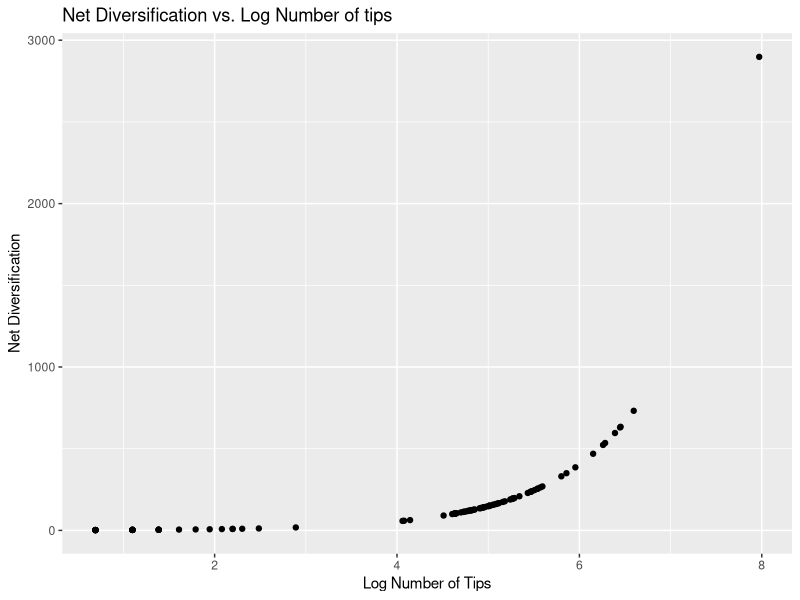
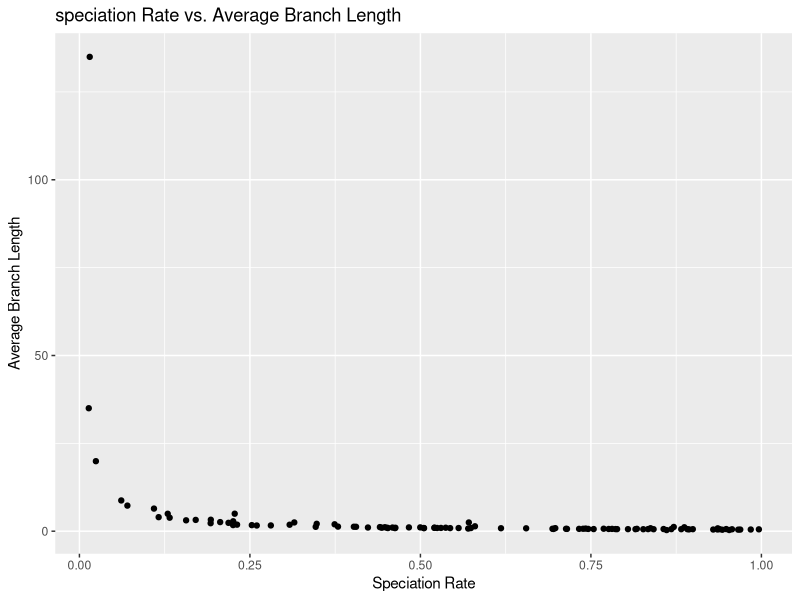
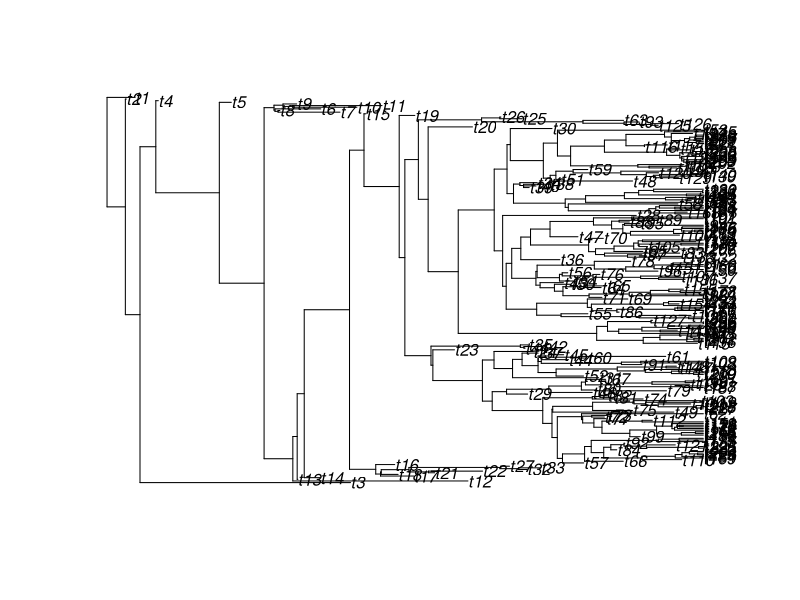
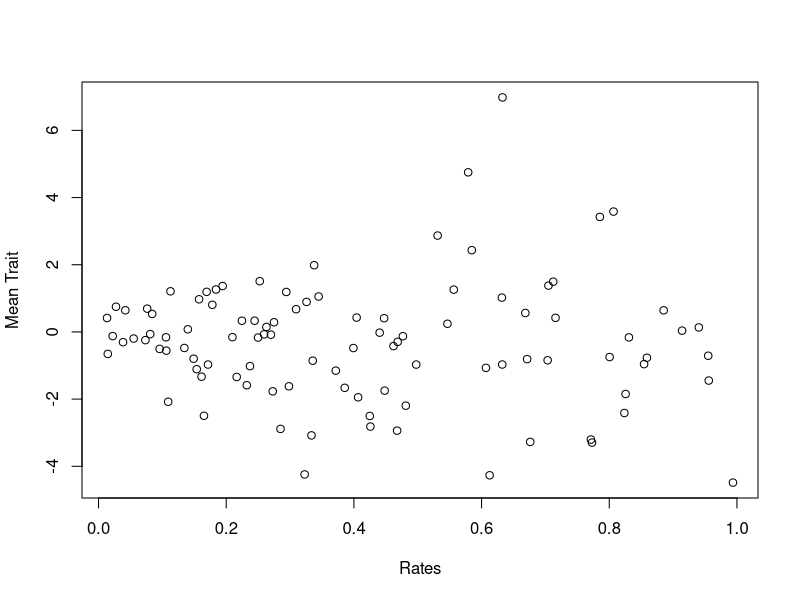
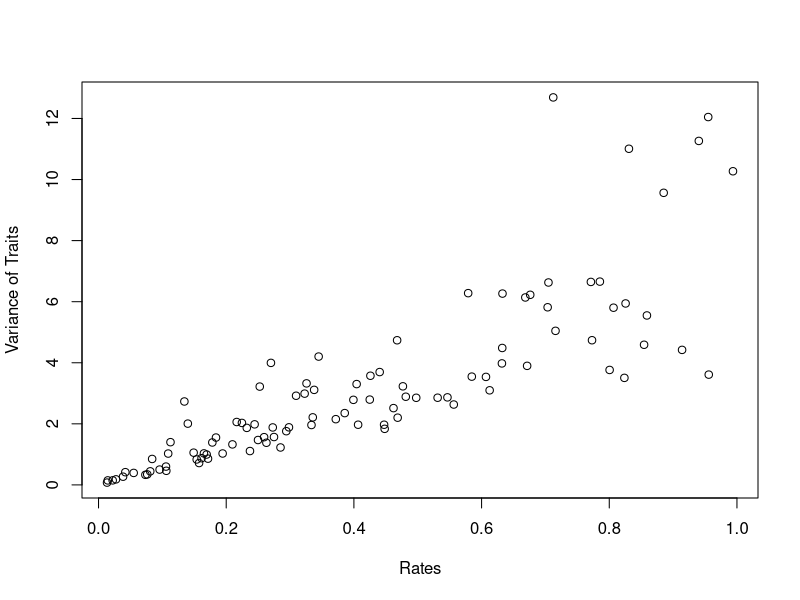
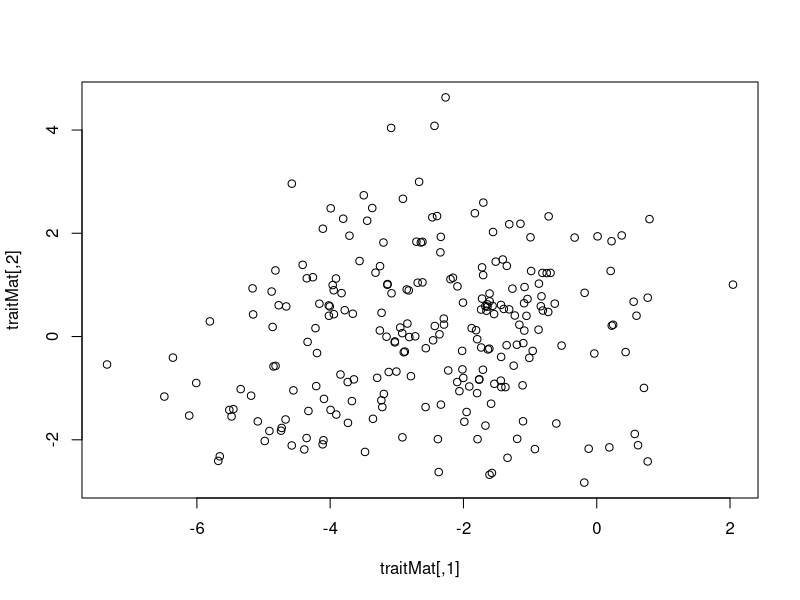
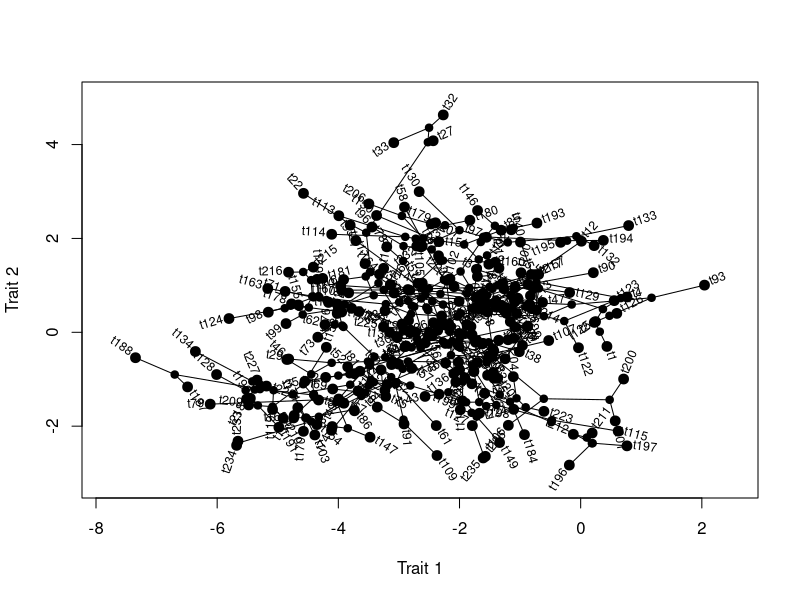

Generate these figures, in order, with R:
setwd('C:\\Users\\Jimmy\\Desktop\\Evolution\\Tasks\\Task_08')
library(phytools)
#Questions 1-3
trees<-list()
births<-c()
Fractions<-c()
random<-c()
random2<-c()
treelist<-c()
for(i in 1:100){
  births[i]<-runif(1)
  Fractions[i]<-runif(1)
  trees[[i]]<-pbtree(n=100,b=births[i], d=births[i]*Fractions[i])
  random[[i]]<-births[i]
  random2[[i]]<-(Fractions[i])
  treelist[[i]]<-mean(trees[[i]]$edge.length)
}
#Question 4
# The net diversification increases while the log of the number of tips increases.
div_rate<-sapply(trees,function(x) length(x$tip.label))
log_tips<-log(sapply(trees,function(x)length(x$tip.label)))
library(ggplot2)
ggplot(data=data.frame(div_rate,log_tips), aes(x=log_tips,y=div_rate))+
  geom_point()+
  xlab("Log Number of Tips")+
  ylab("Net Diversification")+
  ggtitle("Net Diversification vs. Log Number of tips")
dev.off()
speciation_rate<-sapply(births,function(x)x)
avg_branchlength<-sapply(trees,function(x) mean(x$edge.length,na.rm=TRUE))
ggplot(data=data.frame(speciation_rate,avg_branchlength), aes(x=speciation_rate,y=avg_branchlength))+
  geom_point()+
  xlab("Speciation Rate")+
  ylab("Average Branch Length")+
  ggtitle("speciation Rate vs. Average Branch Length")
dev.off()
#Question 5 
#This graph shows a decrease towards 0 in branch length.  
cor(speciation_rate,avg_branchlength)
#Question 7
largest_tree<-trees[[which.max(sapply(trees,length))]]
Tree<-largest_tree
plot(Tree)
dev.off()
rates<-c()
traits<-list()
for(i in 1:100){
  rates[i]<-runif(1)
  traits[[i]]<-fastBM(tree=Tree,sig2=rates[i])
}
#Question 8
mean_traits<-sapply(traits,mean)
cor(mean_traits,rates)
#The corelation is -0.02833842 which indicates there is a weak negative correlation. 
plot(rates,mean_traits,xlab="Rates",ylab="Mean Trait")
dev.off()
#Question 9
var_traits<-sapply(traits,var)
cor(var_traits,rates)
#The correlation is 0.6987201 which indicates there is a strong positive correlation. 
plot(rates,var_traits,xlab="Rates",ylab="Variance of Traits")
dev.off()
cor(traits[[1]],traits[[2]])
traitMat<-cbind(traits[[1]],traits[[4]])
plot(traitMat)
dev.off()
#Extra Credit
phylomorphospace(Tree,traitMat,xlab="Trait 1",ylab="Trait 2")
dev.off()
